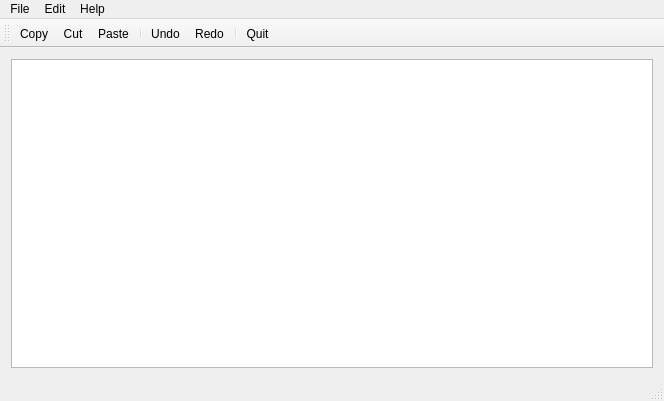
<?xml version="1.0" encoding="UTF-8"?>
<ui version="4.0">
 <class>MainWindow</class>
 <widget class="QMainWindow" name="MainWindow">
  <property name="geometry">
   <rect>
    <x>0</x>
    <y>0</y>
    <width>664</width>
    <height>401</height>
   </rect>
  </property>
  <property name="windowTitle">
   <string>MainWindow</string>
  </property>
  <widget class="QWidget" name="centralWidget">
   <layout class="QVBoxLayout" name="verticalLayout">
    <item>
     <widget class="QTextEdit" name="textEdit"/>
    </item>
   </layout>
  </widget>
  <widget class="QMenuBar" name="menuBar">
   <property name="geometry">
    <rect>
     <x>0</x>
     <y>0</y>
     <width>664</width>
     <height>26</height>
    </rect>
   </property>
   <widget class="QMenu" name="menuFile">
    <property name="title">
     <string>File</string>
    </property>
    <addaction name="actionQuit"/>
   </widget>
   <widget class="QMenu" name="menuEdit">
    <property name="title">
     <string>Edit</string>
    </property>
    <addaction name="actionCopy"/>
    <addaction name="actionCut"/>
    <addaction name="actionPaste"/>
    <addaction name="separator"/>
    <addaction name="actionUndo"/>
    <addaction name="actionRedo"/>
   </widget>
   <widget class="QMenu" name="menuHelp">
    <property name="title">
     <string>Help</string>
    </property>
    <addaction name="actionAbout"/>
    <addaction name="actionAbout_Qt"/>
   </widget>
   <addaction name="menuFile"/>
   <addaction name="menuEdit"/>
   <addaction name="menuHelp"/>
  </widget>
  <widget class="QToolBar" name="mainToolBar">
   <attribute name="toolBarArea">
    <enum>TopToolBarArea</enum>
   </attribute>
   <attribute name="toolBarBreak">
    <bool>false</bool>
   </attribute>
   <addaction name="actionCopy"/>
   <addaction name="actionCut"/>
   <addaction name="actionPaste"/>
   <addaction name="separator"/>
   <addaction name="actionUndo"/>
   <addaction name="actionRedo"/>
   <addaction name="separator"/>
   <addaction name="actionQuit"/>
  </widget>
  <widget class="QStatusBar" name="statusBar"/>
  <action name="actionQuit">
   <property name="icon">
    <iconset resource="resource.qrc">
     <normaloff>:/images/quitIcon.png</normaloff>:/images/quitIcon.png</iconset>
   </property>
   <property name="text">
    <string>Quit</string>
   </property>
  </action>
  <action name="actionCopy">
   <property name="icon">
    <iconset resource="resource.qrc">
     <normaloff>:/images/copyIcon.png</normaloff>:/images/copyIcon.png</iconset>
   </property>
   <property name="text">
    <string>Copy</string>
   </property>
  </action>
  <action name="actionCut">
   <property name="icon">
    <iconset resource="resource.qrc">
     <normaloff>:/images/cutIcon.png</normaloff>:/images/cutIcon.png</iconset>
   </property>
   <property name="text">
    <string>Cut</string>
   </property>
  </action>
  <action name="actionPaste">
   <property name="icon">
    <iconset resource="resource.qrc">
     <normaloff>:/images/pasteIcon.png</normaloff>:/images/pasteIcon.png</iconset>
   </property>
   <property name="text">
    <string>Paste</string>
   </property>
  </action>
  <action name="actionUndo">
   <property name="icon">
    <iconset resource="resource.qrc">
     <normaloff>:/images/undoIcon.png</normaloff>:/images/undoIcon.png</iconset>
   </property>
   <property name="text">
    <string>Undo</string>
   </property>
  </action>
  <action name="actionRedo">
   <property name="icon">
    <iconset resource="resource.qrc">
     <normaloff>:/images/redoIcon.png</normaloff>:/images/redoIcon.png</iconset>
   </property>
   <property name="text">
    <string>Redo</string>
   </property>
  </action>
  <action name="actionAbout">
   <property name="icon">
    <iconset resource="resource.qrc">
     <normaloff>:/images/aboutIcon.png</normaloff>:/images/aboutIcon.png</iconset>
   </property>
   <property name="text">
    <string>About</string>
   </property>
  </action>
  <action name="actionAbout_Qt">
   <property name="icon">
    <iconset resource="resource.qrc">
     <normaloff>:/images/aboutQtIcon.png</normaloff>:/images/aboutQtIcon.png</iconset>
   </property>
   <property name="text">
    <string>About Qt</string>
   </property>
  </action>
 </widget>
 <layoutdefault spacing="6" margin="11"/>
 <resources>
  <include location="resource.qrc"/>
 </resources>
 <connections/>
</ui>
